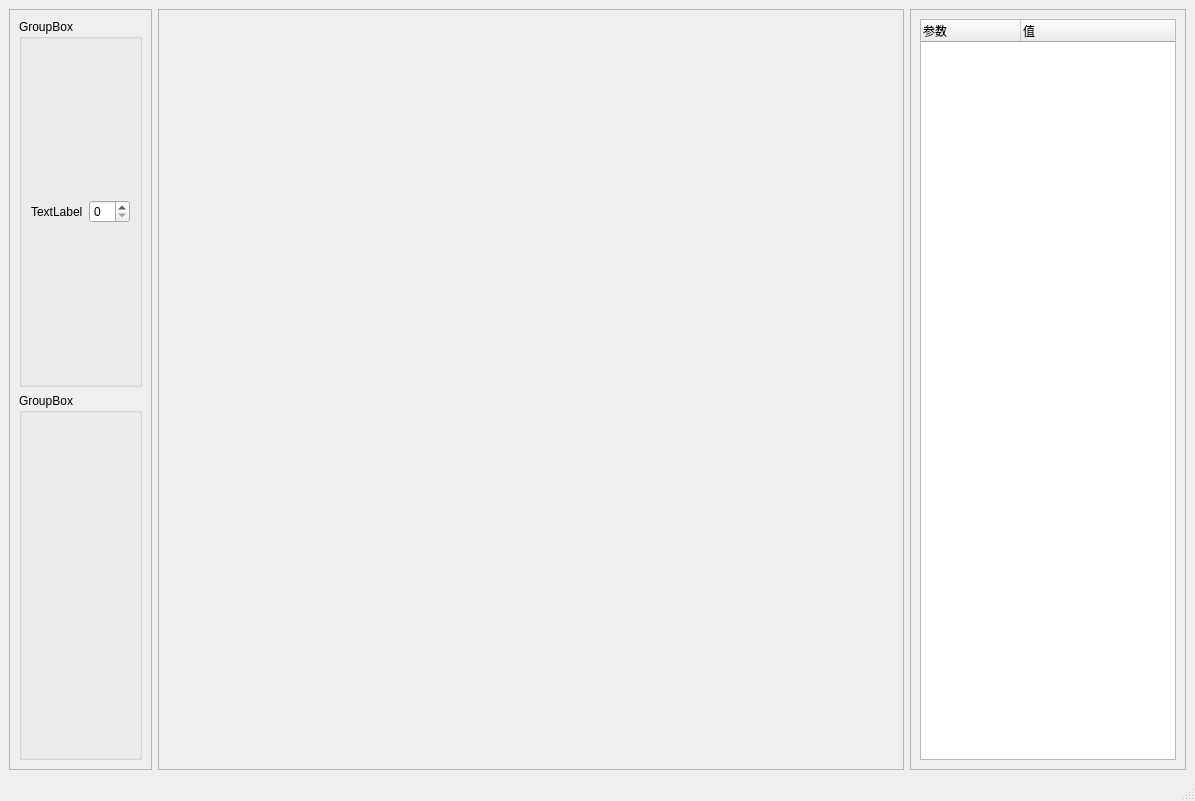
<?xml version="1.0" encoding="UTF-8"?>
<ui version="4.0">
 <class>MainWindow</class>
 <widget class="QMainWindow" name="MainWindow">
  <property name="geometry">
   <rect>
    <x>0</x>
    <y>0</y>
    <width>1195</width>
    <height>801</height>
   </rect>
  </property>
  <property name="windowTitle">
   <string>MainWindow</string>
  </property>
  <widget class="QWidget" name="centralwidget">
   <layout class="QHBoxLayout" name="horizontalLayout" stretch="0,5,0">
    <item>
     <widget class="QFrame" name="frame">
      <property name="frameShape">
       <enum>QFrame::StyledPanel</enum>
      </property>
      <property name="frameShadow">
       <enum>QFrame::Raised</enum>
      </property>
      <layout class="QVBoxLayout" name="verticalLayout">
       <item>
        <widget class="QGroupBox" name="groupBox">
         <property name="title">
          <string>GroupBox</string>
         </property>
         <layout class="QGridLayout" name="gridLayout">
          <item row="0" column="0">
           <widget class="QLabel" name="label">
            <property name="text">
             <string>TextLabel</string>
            </property>
           </widget>
          </item>
          <item row="0" column="1">
           <widget class="QSpinBox" name="spinBox"/>
          </item>
         </layout>
        </widget>
       </item>
       <item>
        <widget class="QGroupBox" name="groupBox_2">
         <property name="title">
          <string>GroupBox</string>
         </property>
        </widget>
       </item>
      </layout>
     </widget>
    </item>
    <item>
     <widget class="QFrame" name="frame_2">
      <property name="frameShape">
       <enum>QFrame::StyledPanel</enum>
      </property>
      <property name="frameShadow">
       <enum>QFrame::Raised</enum>
      </property>
     </widget>
    </item>
    <item>
     <widget class="QFrame" name="frame_3">
      <property name="frameShape">
       <enum>QFrame::StyledPanel</enum>
      </property>
      <property name="frameShadow">
       <enum>QFrame::Raised</enum>
      </property>
      <layout class="QVBoxLayout" name="verticalLayout_2">
       <item>
        <widget class="QTreeWidget" name="treeWidget">
         <column>
          <property name="text">
           <string>参数</string>
          </property>
         </column>
         <column>
          <property name="text">
           <string>值</string>
          </property>
         </column>
        </widget>
       </item>
      </layout>
     </widget>
    </item>
   </layout>
  </widget>
  <widget class="QMenuBar" name="menubar">
   <property name="geometry">
    <rect>
     <x>0</x>
     <y>0</y>
     <width>1195</width>
     <height>28</height>
    </rect>
   </property>
  </widget>
  <widget class="QStatusBar" name="statusbar"/>
 </widget>
 <resources/>
 <connections/>
</ui>
